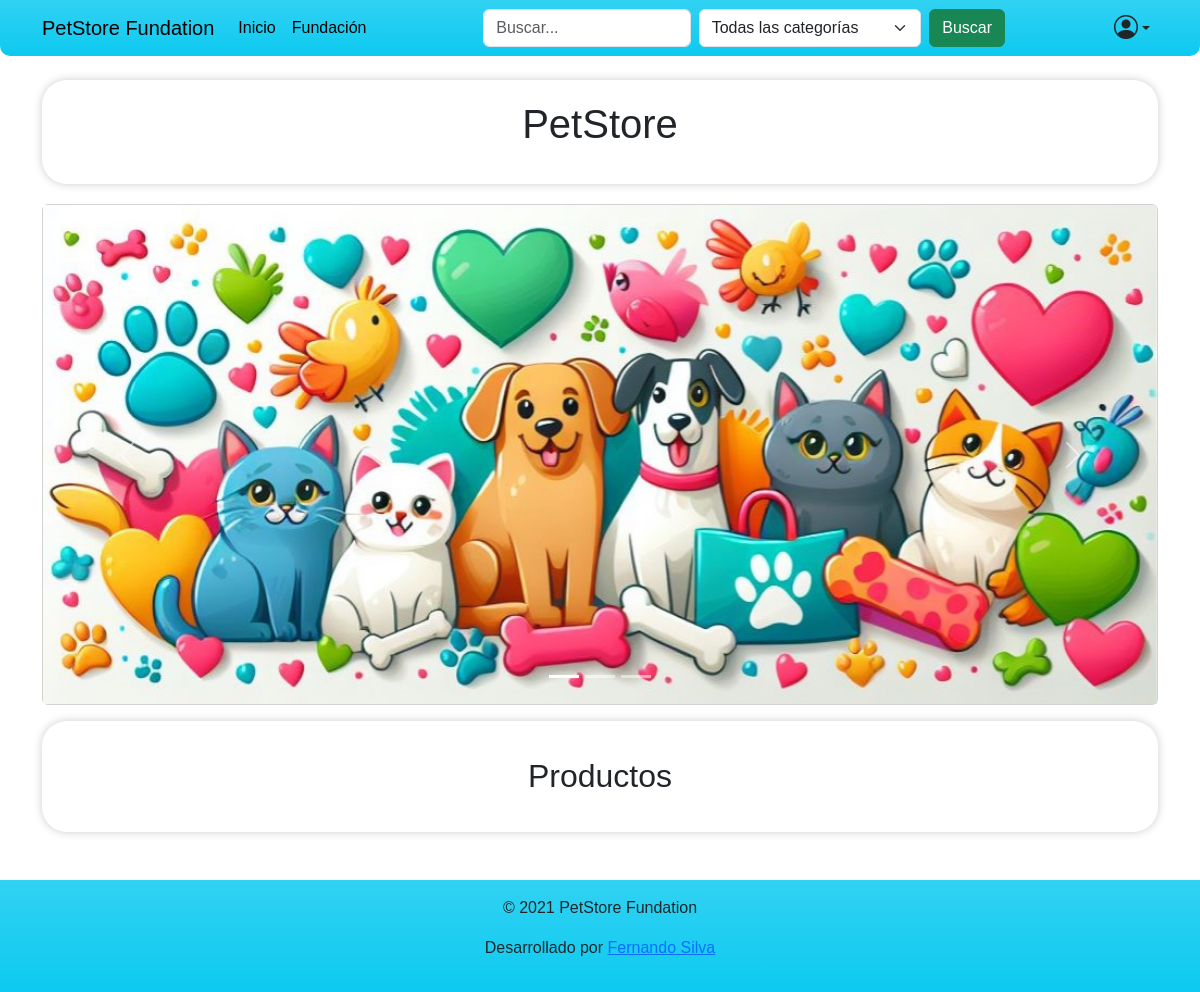
/, run on an earlier commit of the app's database.
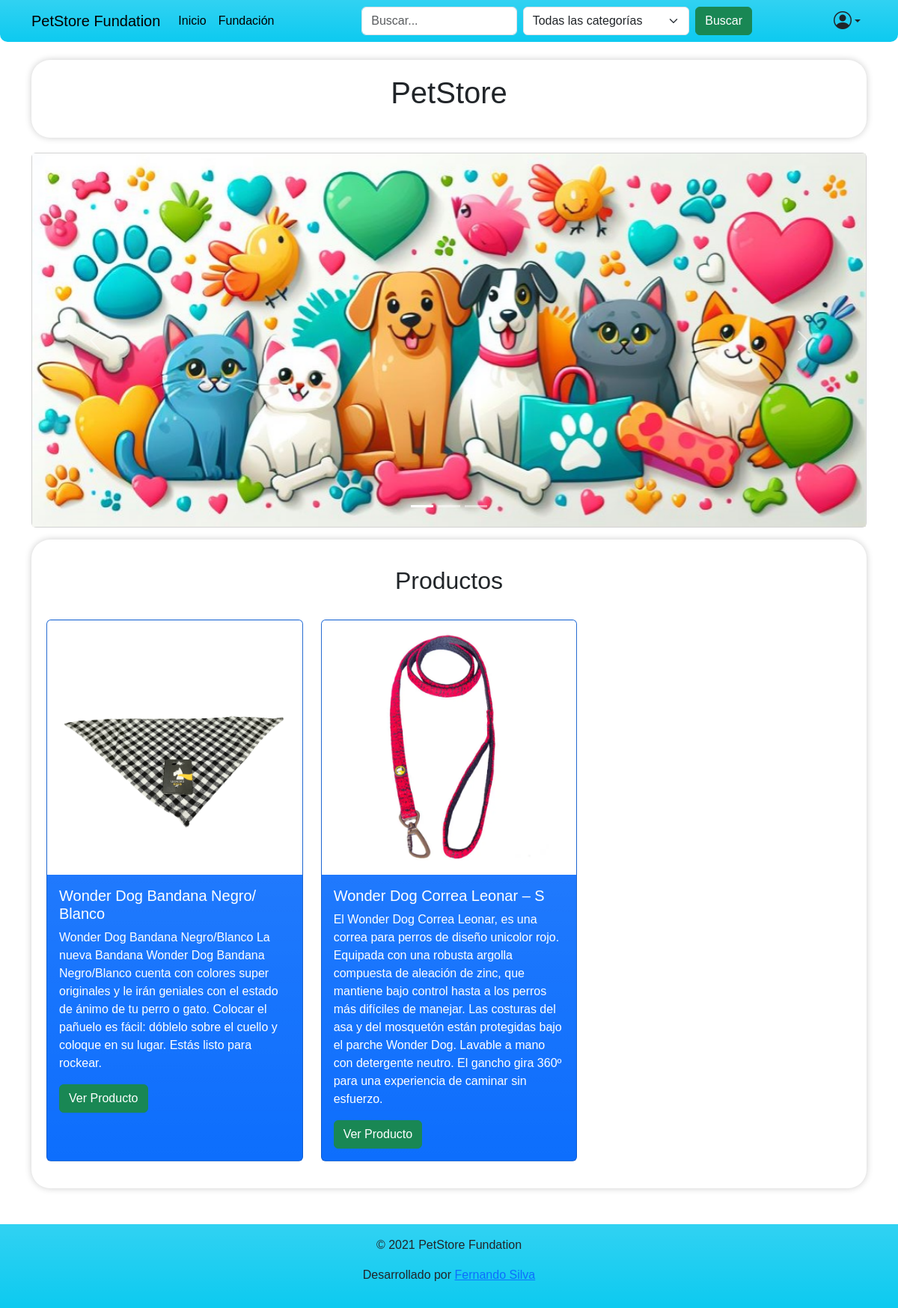
And on a later commit of the database.
### Core/models.py (models this page shows, shortened)
class Producto(models.Model):
    nombre = models.CharField(max_length=200)
    imagen = models.ImageField(upload_to='productos', null=True, blank=True, default='productos/default.jpg')
    descripcion = models.TextField(null=True, blank=True)
    animal = models.ForeignKey(SubCategoria, on_delete=models.CASCADE, related_name='productos')
    precio_normal = models.IntegerField(default=0)
    promocion = models.BooleanField(default=False)
    descuento = models.IntegerField(default=0)
    stock = models.IntegerField(default=0)
    categoria = models.ForeignKey(Categoria, on_delete=models.CASCADE, related_name='productos')

### Core/views.py (the view)
# urls.py: path('', views.inicio, name='inicio'), # Se define la URL para la vista de inicio.
def inicio(request):
    categorias = Categoria.objects.all() # Se obtienen todas las categorías.
    subcategoria = SubCategoria.objects.all() # Se obtienen todas las subcategorías.
    productos = Producto.objects.all() # Se obtienen todos los productos.
    carrito = Carrito.objects.all() # Se obtienen todos los carritos.
    perfil = request.session.get('perfil') # Se obtiene el perfil del usuario.
    context = {
        'categorias': categorias, # Se envían las categorías al contexto.
        'subcategoria': subcategoria, # Se envían las subcategorías al contexto.
        'productos': productos, # Se envían los productos al contexto.
        'carrito': carrito, # Se envían los carritos al contexto.
        'perfil': perfil # Se envía el perfil al contexto.
    }
    return render(request,'store/index.html', context) # Se renderiza la página de inicio con el contexto.

### Core/templates/store/index.html (shortened to what this page needs)
{% extends "base.html" %}
{% load static %}
{% block contenido %}
<div class="container">
  <section class="banner">
    <div class="mb-3">
      <h1 class="card-title text-center">PetStore</h1>
    </div>
  </section>
  <div class="card text-white">
    <div id="carouselExampleIndicators" class="carousel slide">
      <div class="carousel-indicators">
        <button type="button" data-bs-target="#carouselExampleIndicators" data-bs-slide-to="0" class="active"
          aria-current="true" aria-label="Slide 1"></button>
        <button type="button" data-bs-target="#carouselExampleIndicators" data-bs-slide-to="1"
          aria-label="Slide 2"></button>
        <button type="button" data-bs-target="#carouselExampleIndicators" data-bs-slide-to="2"
          aria-label="Slide 3"></button>
      </div>
      <div class="carousel-inner">
        <div class="carousel-item active">
          <img src="{% static 'img/banner.jpg' %}" class="d-block w-100" alt="...">
        </div>
      </div>
      <button class="carousel-control-prev" type="button" data-bs-target="#carouselExampleIndicators"
        data-bs-slide="prev">
        <span class="carousel-control-prev-icon" aria-hidden="true"></span>
      </button>
      <button class="carousel-control-next" type="button" data-bs-target="#carouselExampleIndicators"
        data-bs-slide="next">
        <span class="carousel-control-next-icon" aria-hidden="true"></span>
      </button>
    </div>
  </div>
  <section class="productos mt-3 ">
    <h2 class="text-center mb-3 mt-3">Productos</h2>
    <div class="row">
      {% for producto in productos %}
<div class="col-md-4 mt-3 mb-3">
    <div class="card bg-primary bg-gradient text-white h-100">
        <img src="{{ producto.imagen.url }}" class="card-img-top" alt="{{ producto.nombre }}">
        <div class="card-body">
            <h5 class="card-title">{{ producto.nombre }}</h5>
            <p class="card-text">{{ producto.descripcion }}</p>
            <a href="{% url 'detalle_producto' producto.id %}" class="btn btn-success">Ver Producto</a>
        </div>
    </div>
</div>
{% endfor %}
    </div>
  </section>
</div>
{% endblock %}

### Core/templates/base.html (shortened to what this page needs)
<!DOCTYPE html>
<html lang="es">
<head>
    {% load static %}
    <link href="https://cdn.jsdelivr.net/npm/bootstrap@5.3.3/dist/css/bootstrap.min.css" rel="stylesheet">
    <link rel="stylesheet" href="https://cdn.jsdelivr.net/npm/bootstrap-icons@1.11.3/font/bootstrap-icons.min.css">
    <link rel="stylesheet" href="{% static 'css/styles.css' %}">
</head>
<body>
    <header>
    <nav class="navbar navbar-expand-lg bg-info bg-gradient mb-4" style="border-radius: 0 0 10px 10px;">
        <div class="container">
            <a class="navbar-brand" href="{% url 'inicio'%}">PetStore Fundation</a>
            <div class="collapse navbar-collapse" id="navbarSupportedContent">
                <ul class="navbar-nav me-auto mb-2 mb-lg-0">
                    <li class="nav-item">
                        <a class="nav-link active" aria-current="page" href="{% url 'inicio'%}">Inicio</a>
                    </li>
                    <li class="nav-item">
                        <a class="nav-link active" href="{% url 'sobre_fundacion'%}">Fundación</a>
                    </li>
                </ul>
                <form class="d-flex" method="GET" action="{% url 'buscar_producto' %}">
                    <input class="form-control me-2" type="search" placeholder="Buscar..." aria-label="Search"
                        name="q">
                    <select class="form-select me-2" name="categoria">
                        <option value="">Todas las categorías</option>
                    </select>
                    <button class="btn btn-success" type="submit">Buscar</button>
                </form>
                <ul class="navbar-nav ms-auto mb-2 mb-lg-0 order-small-last">
                    <li class="nav-item me-2">
                        <div class="dropdown">
                            <a href="#" class="d-flex align-items-center text-dark text-decoration-none dropdown-toggle"
                                data-bs-toggle="dropdown" aria-expanded="false">
                                <i class="bi bi-person-circle fs-4"></i>
                            </a>
                        </div>
                    </li>
                </ul>
            </div>
        </div>
    </nav>
    </header>
    {% block contenido %}{% endblock %}
    <footer class="footer bg-info bg-gradient text-dark text-center py-3 mt-5">
        <p>&copy; 2021 PetStore Fundation</p>
        <p>Desarrollado por <a href="fernandosilvot.github.io">Fernando Silva</a></p>
    </footer>
</body>
</html>

### Core/static/css/styles.css (style rules this page uses)
body { font-family: 'Arial', sans-serif; }
header { background-size: cover; border-radius: 0 0 10px 10px; }
section { box-shadow: 0 0 10px rgba(0, 0, 0, 0.2); border-radius: 25px; padding: 20px; margin-bottom: 20px; }

What changed in the data, as far as the page shows it:
added Producto: imagen (picture), nombre "Wonder Dog Bandana Negro/ Blanco", descripcion "Wonder Dog Bandana Negro/Blanco La nueva Bandana Wonder Dog Bandana Negro/Blanco cuenta con colores super originales y le irán geniales con el estado de ánimo de tu perro o gato. Colocar el pañuelo es fácil: dóblelo sobre el cuello y coloque en su lugar. Estás listo para rockear."
added Producto: imagen (picture), nombre "Wonder Dog Correa Leonar – S", descripcion "El Wonder Dog Correa Leonar, es una correa para perros de diseño unicolor rojo. Equipada con una robusta argolla compuesta de aleación de zinc, que mantiene bajo control hasta a los perros más difíciles de manejar. Las costuras del asa y del mosquetón están protegidas bajo el parche Wonder Dog. Lavable a mano con detergente neutro. El gancho gira 360º para una experiencia de caminar sin esfuerzo."
